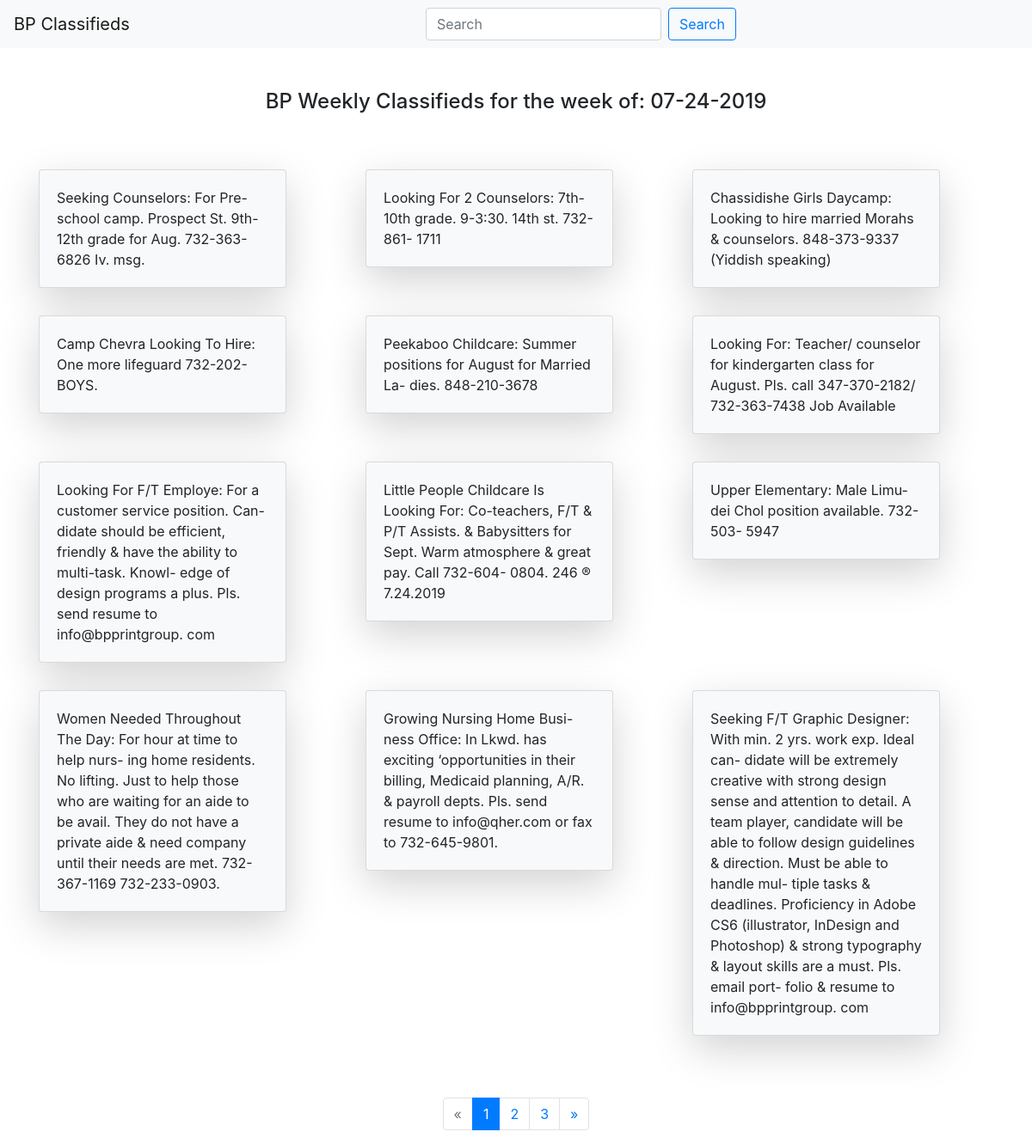
The page / on the database its author committed.
### weekly_classifieds/models.py (models this page shows, shortened)
class Date(models.Model):
    week_date = models.CharField(max_length=30)

class JobPosts(models.Model):
    job_post = models.TextField()

### weekly_classifieds/views.py (the view)
# urls.py: path('', index, name='index'),
def index(request):
    all_posts = JobPosts.objects.all()
    try:
        paginator = Paginator(all_posts, 12)
        page = request.GET.get('page', 1)
        all_posts = paginator.page(page)
    except:
            pass
    context = {
        'all_posts': all_posts,
        'date': Date.objects.all()[0],
    }
    return render(request, 'weekly_classifieds/index.html', context=context)

### weekly_classifieds/templates/weekly_classifieds/index.html (shortened to what this page needs)
<!DOCTYPE html>
<html lang="en">
<head>
    <link href="//maxcdn.bootstrapcdn.com/bootstrap/4.1.1/css/bootstrap.min.css" rel="stylesheet" id="bootstrap-css">
</head>
<body>
    <nav class="navbar navbar-expand-lg navbar-light bg-light">
            <a class="navbar-brand" href="{% url 'index' %}">BP Classifieds</a>
            <div class="collapse navbar-collapse" id="navbarTogglerDemo02">
              <form class="form-inline my-2 my-lg-0 mx-auto" action="{% url 'search_results' %}" method="GET">{% csrf_token %}
                <input class="form-control mr-sm-2" name="q" value="{{ request.GET.q }}" type="search" placeholder="Search" required>
                <button class="btn btn-outline-primary my-2 my-sm-0" type="submit">Search</button>
              </form>
            </div>
          </nav>
<div class="container pt-5">
    <h4 class="text-center pb-5">BP Weekly Classifieds for the week of: {{ date.week_date }}</h4>
    <div class="row">
{% for post in all_posts %}
        <div class="col-sm-4 py-2">
            <div class="card bg-light mb-3 shadow-lg rounded" style="max-width: 18rem;">
                <div class="card-body">
                    <p class="card-text">{{ post.job_post }}</p>
                </div>
            </div>
        </div>
{% endfor %}
    </div>
</div>
{% if all_posts.has_other_pages %}
<div class="container d-flex justify-content-center pt-5">
<nav aria-label="Page navigation example">
        <ul class="pagination">
            {% if all_posts.has_previous %}
                <li class="page-item"><a class="page-link" href="?page={{ all_posts.previous_page_number }}{% if query %}&q={{ query }}{% endif %}"><span aria-hidden="true">&laquo;</span></a></li>
            {% else %}
                <li class="page-item disabled"><a class="page-link" ><span aria-hidden="true">&laquo;</span></a></li>
            {% endif %}
            {% for n in all_posts.paginator.page_range %}
                {% if all_posts.number == n %}
                    <li class="page-item active">
                    <span class="page-link">{{ n }}<span class="sr-only">(current)</span></span>
                    </li>
                {% elif n > all_posts.number|add:'-3' and n < all_posts.number|add:'3' %}
                    <li class="page-item"><a class="page-link" href="?page={{ n }}{% if query %}&q={{ query }}{% endif %}">{{ n }}</a></li>
                {% endif %}
            {% endfor %}
            {% if all_posts.has_next %}
                <li class="page-item"><a class="page-link" href="?page={{ all_posts.next_page_number }}{% if query %}&q={{ query }}{% endif %}"><span aria-hidden="true">&raquo;</span></a></li>
            {% else %}
            <li class="page-item disabled"><a class="page-link" ><span aria-hidden="true">&raquo;</span></a></li>
            {% endif %}
        </ul>
    </nav>
    </div>
    {% endif %}
</body>
</html>

### rows shown on the page
Date: week_date "07-24-2019"
JobPosts: job_post "Seeking Counselors: For Pre- school camp. Prospect St. 9th-12th grade for Aug. 732-363-6826 Iv. msg."
JobPosts: job_post "Looking For 2 Counselors: 7th- 10th grade. 9-3:30. 14th st. 732-861- 1711"
JobPosts: job_post "Chassidishe Girls Daycamp: Looking to hire married Morahs & counselors. 848-373-9337 (Yiddish speaking)"
JobPosts: job_post "Camp Chevra Looking To Hire: One more lifeguard 732-202-BOYS."
JobPosts: job_post "Peekaboo Childcare: Summer positions for August for Married La- dies. 848-210-3678"
JobPosts: job_post "Looking For: Teacher/ counselor for kindergarten class for August. Pls. call 347-370-2182/ 732-363-7438 Job Available"
JobPosts: job_post "Looking For F/T Employe: For a customer service position. Can- didate should be efficient, friendly & have the ability to multi-task. Knowl- edge of design programs a plus. Pls. send resume to info@bpprintgroup. com"
JobPosts: job_post "Little People Childcare Is Looking For: Co-teachers, F/T & P/T Assists. & Babysitters for Sept. Warm atmosphere & great pay. Call 732-604- 0804. 246 ® 7.24.2019"
JobPosts: job_post "Upper Elementary: Male Limu- dei Chol position available. 732-503- 5947"
JobPosts: job_post "Women Needed Throughout The Day: For hour at time to help nurs- ing home residents. No lifting. Just to help those who are waiting for an aide to be avail. They do not have a private aide & need company until their needs are met. 732-367-1169 732-233-0903."
JobPosts: job_post "Growing Nursing Home Busi- ness Office: In Lkwd. has exciting ‘opportunities in their billing, Medicaid planning, A/R. & payroll depts. Pls. send resume to info@qher.com or fax to 732-645-9801."
JobPosts: job_post "Seeking F/T Graphic Designer: With min. 2 yrs. work exp. Ideal can- didate will be extremely creative with strong design sense and attention to detail. A team player, candidate will be able to follow design guidelines & direction. Must be able to handle mul- tiple tasks & deadlines. Proficiency in Adobe CS6 (illustrator, InDesign and Photoshop) & strong typography & layout skills are a must. Pls. email port- folio & resume to info@bpprintgroup. com"

### other values the page prints
{{ n }} "1"
{{ n }} "2" "3"
